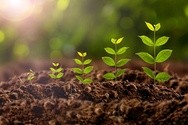
%> input picture s5.jpg, 188 x 125 px, shrunk from 612 x 408 before the run
$ octave histogrameq.m   (GNU Octave 9; MATLAB toolbox functions it lacks are replaced by stand-ins)
%> lines starting %> are read from the running program, lines starting %| are printed output that depends on the picture
clear all;
clc;

im = imread('s5.jpg');
%> im is the input picture: size 125x188x3 uint8; mean R, G, B 98.6, 84.9, 46.7
im2d = (rgb2gray(im));
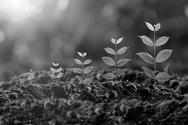
%> im2d: size 125x188 uint8; min 0, max 255, mean 84.6


[m,n] = size(im2d);
%> m = 125; n = 188
his = zeros(256,1);
pdf = zeros(256,1);
cdf = zeros(256,1);
cum = zeros(256,1);
out = zeros(256,1);
a=1;
k = m*n;
%> k = 23500

for i=1:m
    for j=1:n
        a = im2d(i,j)+1;
        his(a) =  his(a)+1;
        pdf(a) = his(a)/k;
    end
end
%> after the loop, his = 256 values, max 278 at index 49, min 0 at index 256, mean 91.8; pdf = 256 values, max 0.0118 at index 49, min 0 at index 256, mean 0.00391


his2 = zeros(256,1);

sum = 0;
for i=1:size(pdf)
    sum = sum+pdf(i);
    cum(i) = sum;
    cdf(i) = cum(i)*255;
    out(i) = round(cdf(i));
end
%> this loop made 256 passes
%> sum on passes 1 to 3: 0.000298, 0.0026, 0.00706
%> after the loop, cdf = 256 values from 0.076 to 255; cum = 256 values from 0.000298 to 1; out = 256 values from 0 to 255; sum = 1


for i=1:m
    for j=1:n
      hiseq(i,j) = out(im2d(i,j)+1);
    end
end
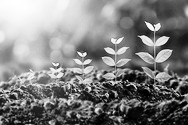
%> hiseq: size 125x188 double; min 0, max 255, mean 128.3

his2 = zeros(256,1);

for i=1:m
    for j=1:n
        a = hiseq(i,j)+1;
        his2(a) = his2(a)+1;
    end
end
%> after the loop, his2 = 256 values, max 278 at index 64, min 0 at index 29, mean 91.8

hiseq = uint8(hiseq);
%> hiseq: size 125x188 uint8
figure;
set(gcf,'Position',get(0,'Screensize'));

subplot(2,2,1),imshow(im2d),title('Original Image');

subplot(2,2,2),plot(his),title('Historam  of Original Image ');

subplot(2,2,3),imshow(hiseq),title('Historam Equalized Image');

subplot(2,2,4),plot(his2),title('Historam  of Historam Equalized Image ');
%> after `title('Historam of Historam Equalized Image ')`:
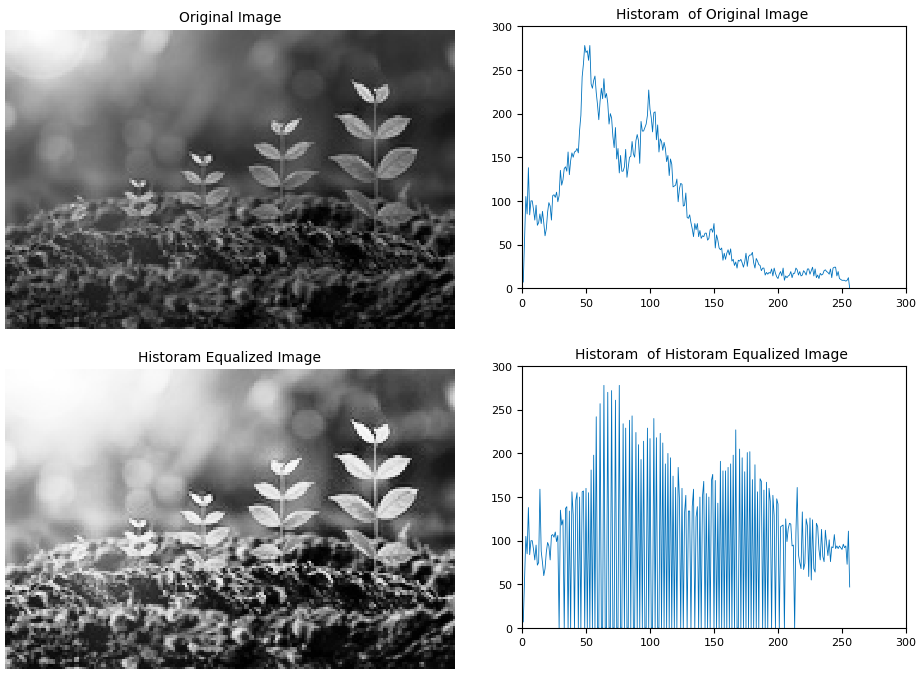
%> figure redrawn from the program's plot data, 4 panels

% [6 lines of commented-out code are left out]

$ run again, with s4.jpg copied over s5.jpg
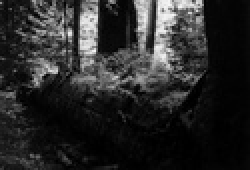
%> input picture s4.jpg, 125 x 85 px, shrunk from 405 x 275 before the run (shown 2 times larger)
%> im is the input picture: size 85x125x3 uint8; min 0, max 247, mean 41.5
%> after the loop `for i=1:m`: his = 256 values, max 622 at index 4, min 0 at index 246, mean 41.5; pdf = 256 values, max 0.0585 at index 4, min 0 at index 246, mean 0.00391
%> the loop `for i=1:size(pdf)` made 256 passes
%> sum on passes 1 to 3: 0.0264, 0.0627, 0.111
%> after the loop `for i=1:size(pdf)`: cdf = 256 values from 6.74 to 255; cum = 256 values from 0.0264 to 1; out = 256 values from 7 to 255; sum = 1
%> after the loop `for i=1:m`:
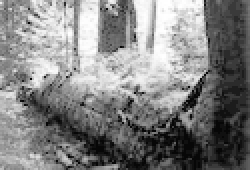
%> hiseq: size 85x125 double (shown 2 times larger); min 7, max 255, mean 130.2
%> after the loop `for i=1:m`: his2 = 256 values, max 622 at index 44, min 0 at index 1, mean 41.5
%> `title('Historam of Historam Equalized Image ')`:
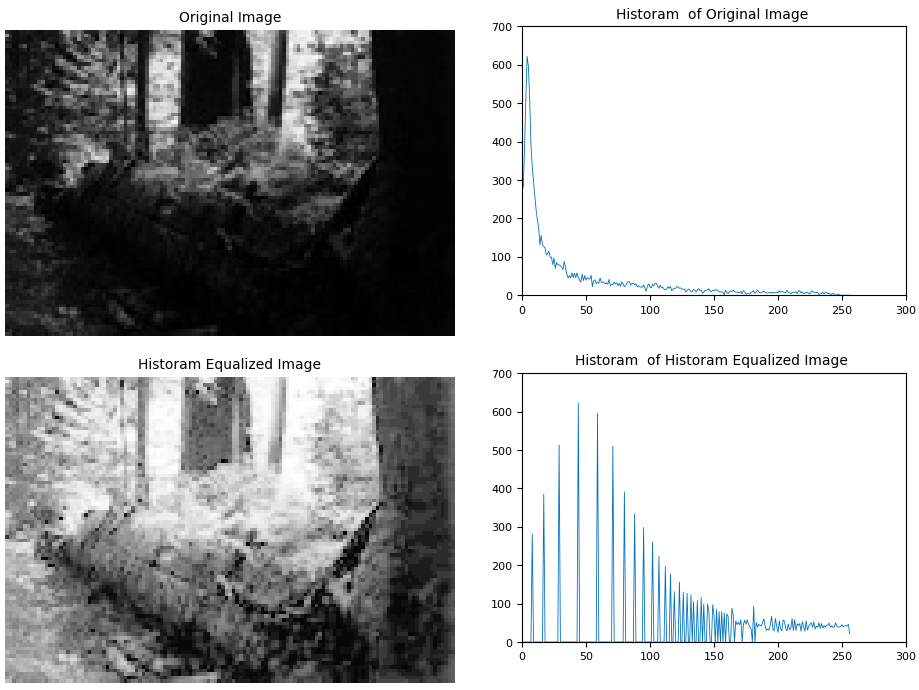
%> figure redrawn from the program's plot data, 4 panels

$ run again, with s6.jpg copied over s5.jpg
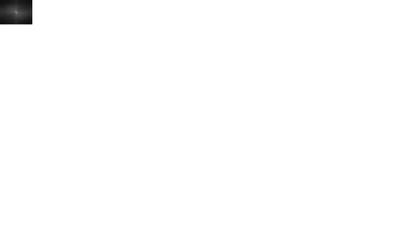
%> input picture s6.jpg, 420 x 241 px, shrunk from 3896 x 2232 before the run
%> im is the input picture: size 241x420x3 uint8; min 0, max 255, mean 253.3
%> after the loop `for i=1:m`: his = 256 values, max 100326 at index 255, min 0 at index 88, mean 395.4; pdf = 256 values, max 0.991 at index 255, min 0 at index 88, mean 0.00391
%> the loop `for i=1:size(pdf)` made 256 passes
%> sum on passes 1 to 3: 3.95e-05, 4.94e-05, 5.93e-05
%> after the loop `for i=1:size(pdf)`: cdf = 256 values from 0.0101 to 255; cum = 256 values from 3.95e-05 to 1; out = 256 values from 0 to 255; sum = 1
%> after the loop `for i=1:m`: his2 = 256 values, max 100326 at index 256, min 0 at index 4, mean 395.4
%> `title('Historam of Historam Equalized Image ')`:
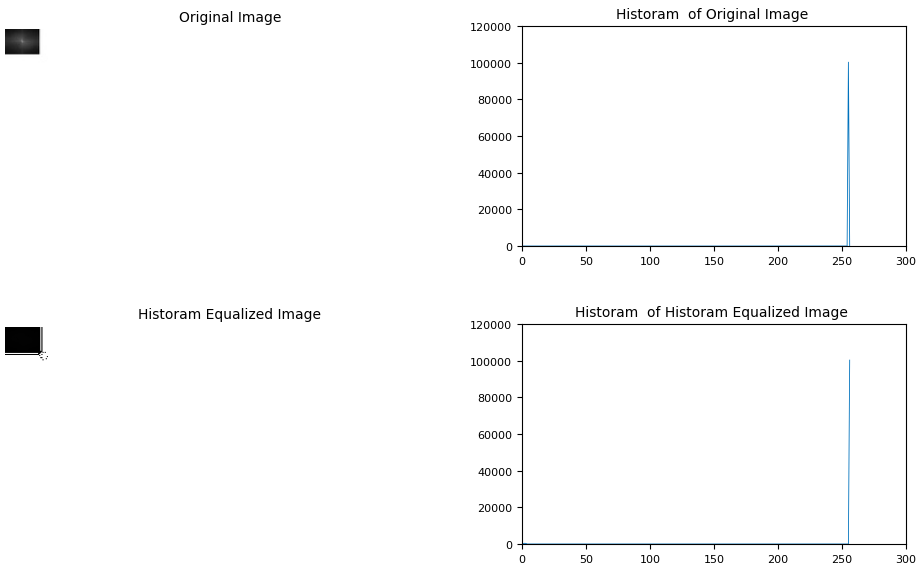
%> figure redrawn from the program's plot data, 4 panels

$ run again, with macular-degeneration-wet.jpg copied over s5.jpg
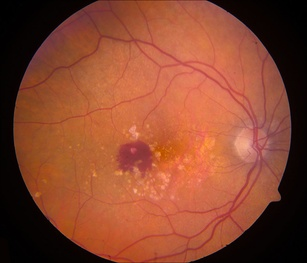
%> input picture macular-degeneration-wet.jpg, 307 x 263 px, shrunk from 1000 x 856 before the run
%> im is the input picture: size 263x307x3 uint8; mean R, G, B 137.3, 70.6, 46.9
%> after the loop `for i=1:m`: his = 256 values, max 5594 at index 5, min 0 at index 192, mean 315.4; pdf = 256 values, max 0.0693 at index 5, min 0 at index 192, mean 0.00391
%> the loop `for i=1:size(pdf)` made 256 passes
%> sum on passes 1 to 3: 0.00993, 0.0481, 0.0801
%> after the loop `for i=1:size(pdf)`: cdf = 256 values from 2.53 to 255; cum = 256 values from 0.00993 to 1; out = 256 values from 3 to 255; sum = 1
%> after the loop `for i=1:m`:
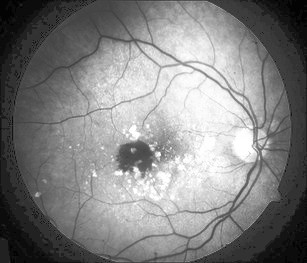
%> hiseq: size 263x307 double; min 3, max 255, mean 129.7
%> after the loop `for i=1:m`: his2 = 256 values, max 5594 at index 51, min 0 at index 1, mean 315.4
%> `title('Historam of Historam Equalized Image ')`:
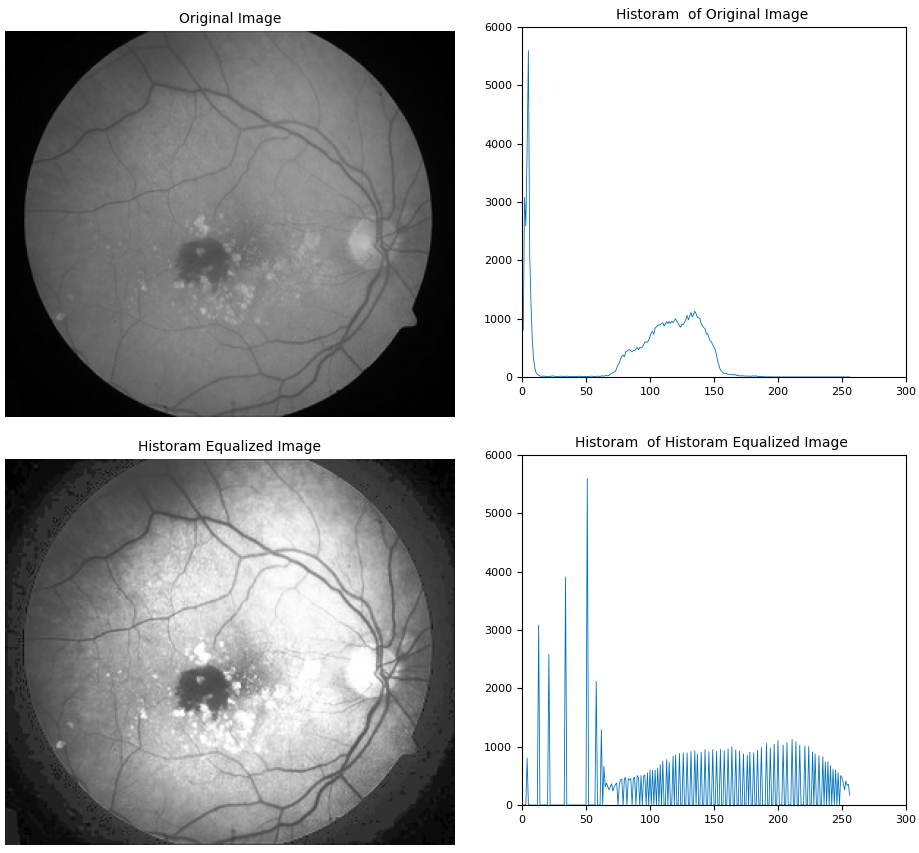
%> figure redrawn from the program's plot data, 4 panels
